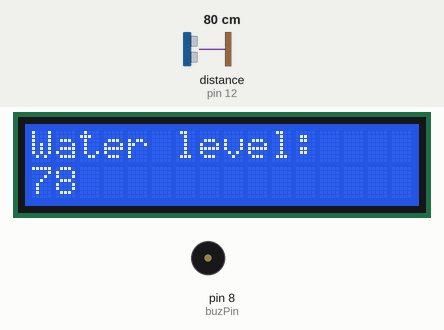
This sketch was run on a simulated Arduino Uno, built with avr-gcc and run on an emulated ATmega328P. Shown: 16×2 character LCD, buzzer (waves = sounding, pin HIGH). Wiring (inferred from the names in the program): ultrasonic range finder: trigger pin 13; echo pin 12. Inputs (shaded band) come from the test bench; at power-on: distance to the obstacle (sensor on pin 12) 80 cm. The echo pulse lasts 58.3 µs per cm; pins used as bus, display or sensor lines are not drawn; what the sketch prints to the serial monitor is not drawn.

Above: at 1.2 s.
1.3 s: distance to the obstacle (sensor on pin 12) set to 2 cm
At 3.4 s:
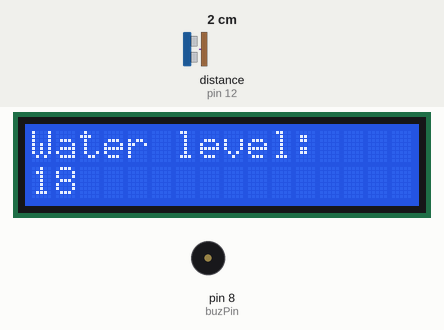
4.0 s: distance to the obstacle (sensor on pin 12) set to 4 cm
At 5.0 s:
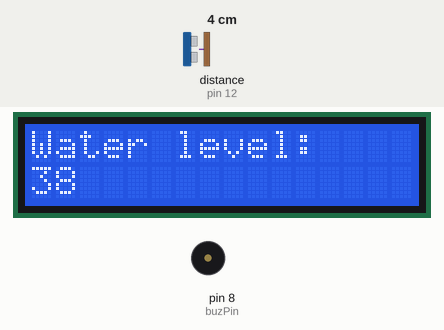
6.7 s: distance to the obstacle (sensor on pin 12) set to 9 cm
At 9.4 s:
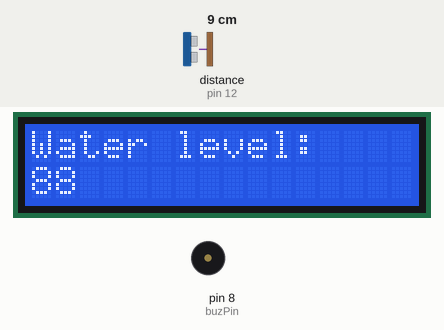
Timing chart, 0 to 10.9 s (numbered marks = the images above; inputs shaded):
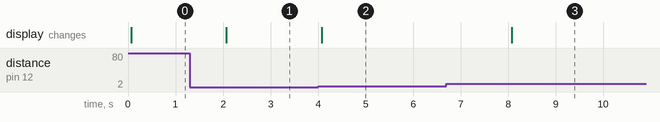

Measured:
- after the input at 1.3 s, the display: changes after 0.77 s (image 1)
- after the input at 4.0 s, the display: changes after 0.07 s (image 2)
- after the input at 6.7 s, the display: changes after 1.4 s (image 3)

The sketch:

ard_side_code.ino
```cpp
#include <LiquidCrystal.h> //Load Liquid Crystal Library
LiquidCrystal LCD(11,10,9,2,3,4,7); //Create Liquid Crystal Object called LCD
#include <SoftwareSerial.h>

#define SOUND_SPEED 0.034
#define CM_TO_INCH 0.393701

#define trigPin 13 //Sensor Echo pin connected to Arduino pin 13
#define echoPin 12 //Sensor Trig pin connected to Arduino pin 12
#define buzPin 8 // buzzer positive to Arduino pin 8

SoftwareSerial espSerial(5, 6);

String str;

void setup()
{
  Serial.begin(115200);
  espSerial.begin(115200);
  pinMode(trigPin, OUTPUT);
  pinMode(echoPin, INPUT);
  pinMode(buzPin, OUTPUT);
  LCD.begin(16,2); //Tell Arduino to start your 16 column 2 row LCD
  LCD.setCursor(0,0); //Set LCD cursor to upper left corner, column 0, row 0
  LCD.print("Water level:"); //Print Message on First Row
}
void loop()
{
  long duration, distance;
  digitalWrite(trigPin, LOW);
  delayMicroseconds(2);
  digitalWrite(trigPin, HIGH);
  delayMicroseconds(10);
  digitalWrite(trigPin, LOW);
  duration = pulseIn(echoPin, HIGH);
  distance = duration * SOUND_SPEED/2;


  LCD.setCursor(0,1); //Set cursor to first column of second row
  LCD.print(" "); //Print blanks to clear the row
  LCD.setCursor(0,1); //Set Cursor again to first column of second row
  LCD.print(distance);
 //Print measured distance

  //Print your units.
  Serial.println(distance);
  str =String(distance);
  espSerial.println(str);
  delay(2000); //pause to let things settle
}
```
